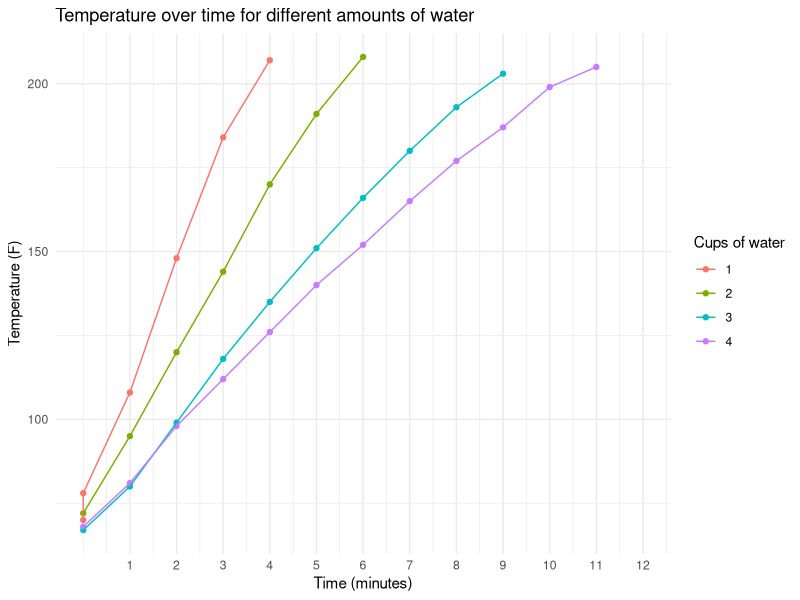
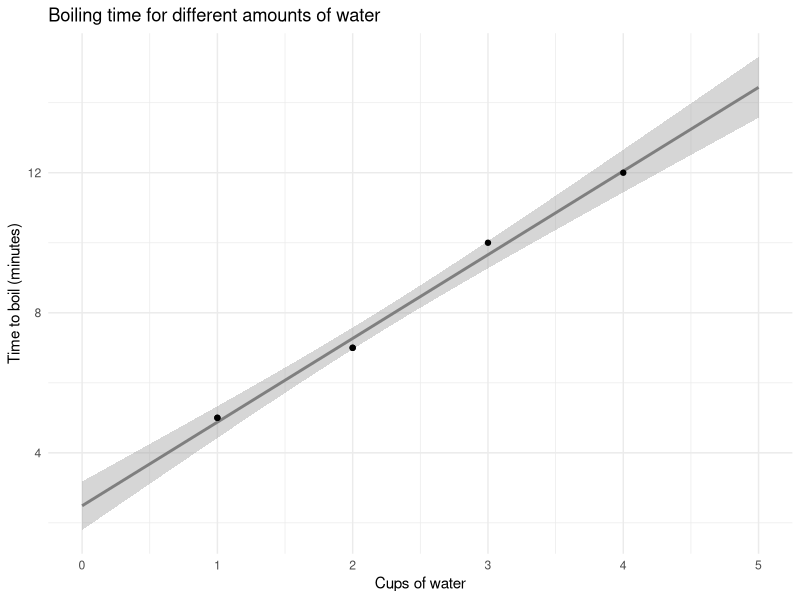
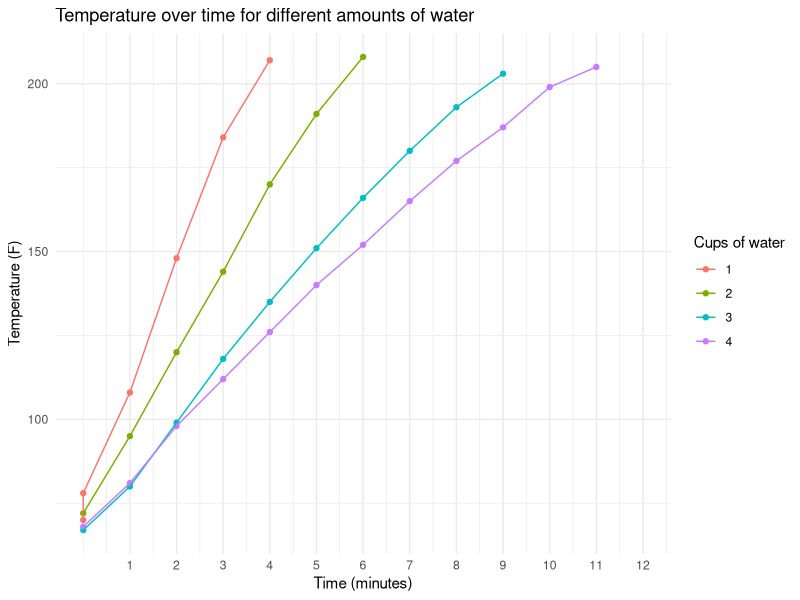
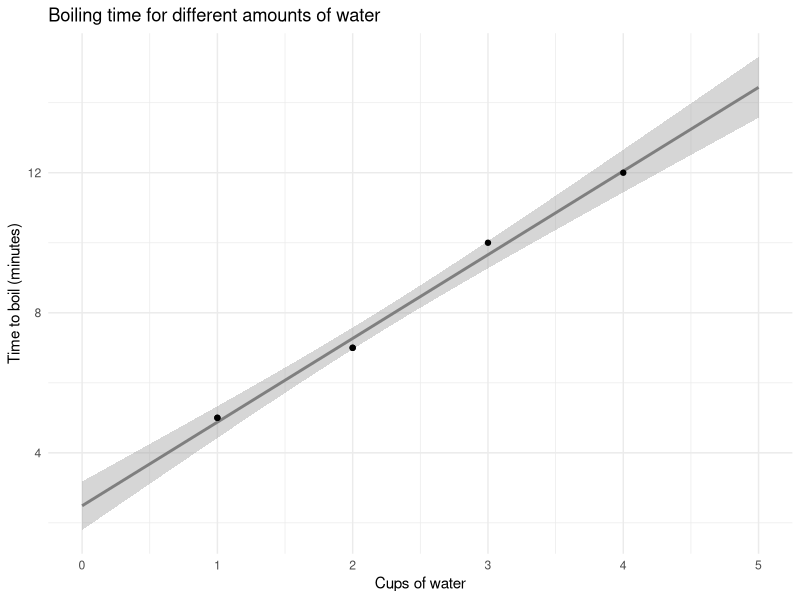

The R source for these figures, in order:
library(tidyverse)
library(modelr)

theme_set(theme_minimal())

# read in data
measurements <- read_csv('boiling_times.csv') %>%
  mutate(Temperature = as.numeric(Temperature))

# plot temperature over time
measurements %>%
  filter(Trial == 1) %>%
  mutate(Cups = as.factor(Cups)) %>%
  ggplot(aes(x = Time, y = Temperature, color = Cups)) +
  geom_point() +
  geom_line() +
  labs(x = 'Time (minutes)',
       y = 'Temperature (F)',
       color = 'Cups of water',
       title = 'Temperature over time for different amounts of water') +
  scale_x_continuous(breaks = 1:12)
ggsave('temp_over_time.png', width = 6, height = 4)

# plot boiling times and best fit line
measurements %>%
  filter(is.na(Temperature)) %>%
  ggplot(aes(x = Cups, y = Time)) +
  stat_smooth(method = "lm", fullrange = T, color = "grey50") +
  geom_point() +
  xlim(c(0,5)) +
  labs(x = 'Cups of water',
       y = 'Time to boil (minutes)',
       title = 'Boiling time for different amounts of water')
ggsave('boiling_times.png', width = 6, height = 4)
